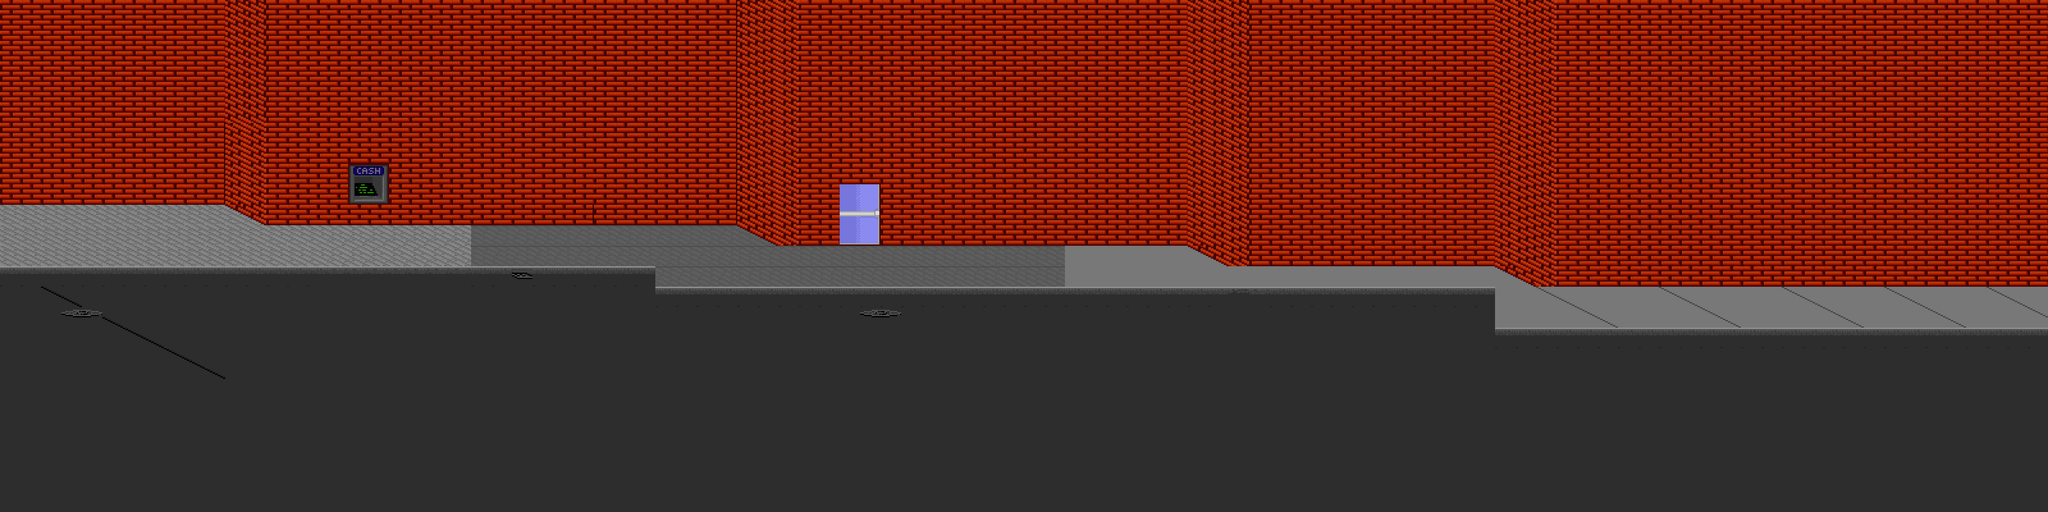

The image is a tile-based game level rendered from a .tmx file. Its description and source (layers, tilesets, objects; grid data summarised) follow:
An orthogonal 100x25 tile map with 48x48 px tiles, 3 tile layers (1Road, 2Pavement, 3Walls), 1 hidden layer not drawn and 12 objects (10x normal, boss, Flag).

<map version="1.0" tiledversion="2017.06.27" orientation="orthogonal" renderorder="right-down" width="100" height="25" tilewidth="48" tileheight="48" nextobjectid="6">
 <tileset firstgid="1" name="streettileset_0 (1)" tilewidth="48" tileheight="48" spacing="3" tilecount="77" columns="11">
  <image source="streettileset_0 (1).png" width="576" height="356" />
 </tileset>
 <layer name="0Collision" width="100" height="25" visible="0" opacity="0">
  <data>[2500 cells, 209 non-empty, 3 distinct tile ids]</data>
 </layer>
 <layer name="1Road" width="100" height="25">
  <data>[2500 cells, 2500 non-empty, 5 distinct tile ids]</data>
 </layer>
 <layer name="2Pavement" width="100" height="25">
  <data>[2500 cells, 336 non-empty, 16 distinct tile ids]</data>
 </layer>
 <layer name="3Walls" width="100" height="25">
  <data>[2500 cells, 1224 non-empty, 18 distinct tile ids]</data>
 </layer>
 <objectgroup name="5Objects">
  <object id="1" type="normal" name="Player1" x="16" y="527" width="77" height="119" />
  <object id="2" type="normal" name="Enemy1" x="573" y="459" width="77" height="119" />
   <object id="6" type="normal" name="Enemy2" x="360" y="459" width="77" height="119" />
   <object id="7" type="normal" name="Enemy3" x="850" y="459" width="77" height="119" />
   <object id="8" type="normal" name="Enemy4" x="1200" y="459" width="77" height="119" />
   <object id="9" type="normal" name="Enemy5" x="1500" y="459" width="77" height="119" />
   <object id="10" type="normal" name="Enemy6" x="2900" y="559" width="77" height="119" />
   <object id="11" type="normal" name="Enemy7" x="3200" y="559" width="77" height="119" />
   <object id="12" type="normal" name="Enemy8" x="3700" y="559" width="77" height="119" />
   <object id="13" type="normal" name="Enemy9" x="4100" y="559" width="77" height="119" />
   <object id="13" type="boss" name="Enemy10" x="4500" y="559" width="77" height="119" />
  <object id="5" name="Flag" x="4629" y="602" width="90" height="152" />
 </objectgroup>
</map>
